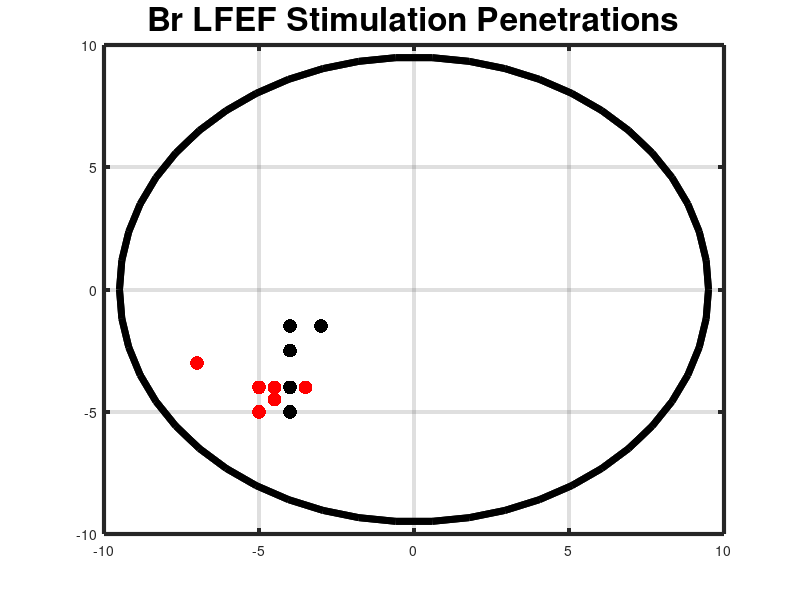

MATLAB code to generate this figure: (Note: this script raises an error after producing the figure.)
% setup variables
dot_size = 100;
sacc_yes = 'r';
sacc_no = 'k';

hold on;

%
% bpLFEFStim2_6_15
%

% variables
bpLFEFStim2_6_15depth = -7200;
bpLFEFStim2_6_15AP = -4;
bpLFEFStim2_6_15ML = -3.5;

% session depth + coordinates
bpLFEFStim2_6_15top = [bpLFEFStim2_6_15ML, bpLFEFStim2_6_15AP, 0];
bpLFEFStim2_6_15bottom = [bpLFEFStim2_6_15ML, bpLFEFStim2_6_15AP, bpLFEFStim2_6_15depth];
bpLFEFStim2_6_15 = [bpLFEFStim2_6_15top;bpLFEFStim2_6_15bottom];
plot3(bpLFEFStim2_6_15(:,1),bpLFEFStim2_6_15(:,2),bpLFEFStim2_6_15(:,3), 'r')

bpLFEFStim2_6_15ch13 = scatter3(bpLFEFStim2_6_15ML, bpLFEFStim2_6_15AP, bpLFEFStim2_6_15depth + 5700, dot_size, sacc_yes, 'filled');
bpLFEFStim2_6_15ch12 = scatter3(bpLFEFStim2_6_15ML, bpLFEFStim2_6_15AP, bpLFEFStim2_6_15depth + 5200, dot_size, sacc_yes, 'filled');
bpLFEFStim2_6_15ch11 = scatter3(bpLFEFStim2_6_15ML, bpLFEFStim2_6_15AP, bpLFEFStim2_6_15depth + 4700, dot_size, sacc_yes, 'filled');
bpLFEFStim2_6_15ch10 = scatter3(bpLFEFStim2_6_15ML, bpLFEFStim2_6_15AP, bpLFEFStim2_6_15depth + 4200, dot_size, sacc_yes, 'filled');
bpLFEFStim2_6_15ch09 = scatter3(bpLFEFStim2_6_15ML, bpLFEFStim2_6_15AP, bpLFEFStim2_6_15depth + 3700, dot_size, sacc_yes, 'filled');
bpLFEFStim2_6_15ch08 = scatter3(bpLFEFStim2_6_15ML, bpLFEFStim2_6_15AP, bpLFEFStim2_6_15depth + 3200, dot_size, sacc_yes, 'filled');
bpLFEFStim2_6_15ch07 = scatter3(bpLFEFStim2_6_15ML, bpLFEFStim2_6_15AP, bpLFEFStim2_6_15depth + 3000, dot_size, sacc_yes, 'filled');
bpLFEFStim2_6_15ch06 = scatter3(bpLFEFStim2_6_15ML, bpLFEFStim2_6_15AP, bpLFEFStim2_6_15depth + 2500, dot_size, sacc_yes, 'filled');
bpLFEFStim2_6_15ch05 = scatter3(bpLFEFStim2_6_15ML, bpLFEFStim2_6_15AP, bpLFEFStim2_6_15depth + 2000, dot_size, sacc_yes, 'filled');
bpLFEFStim2_6_15ch04 = scatter3(bpLFEFStim2_6_15ML, bpLFEFStim2_6_15AP, bpLFEFStim2_6_15depth + 1500, dot_size, sacc_no, 'filled');
bpLFEFStim2_6_15ch03 = scatter3(bpLFEFStim2_6_15ML, bpLFEFStim2_6_15AP, bpLFEFStim2_6_15depth + 1000, dot_size, sacc_yes, 'filled');
bpLFEFStim2_6_15ch02 = scatter3(bpLFEFStim2_6_15ML, bpLFEFStim2_6_15AP, bpLFEFStim2_6_15depth +  500, dot_size, sacc_yes, 'filled');
bpLFEFStim2_6_15ch01 = scatter3(bpLFEFStim2_6_15ML, bpLFEFStim2_6_15AP, bpLFEFStim2_6_15depth +    0, dot_size, sacc_yes, 'filled');

%
% bpLFEFStim2_10_15
%

% variables
bpLFEFStim2_10_15depth = -6475;
bpLFEFStim2_10_15AP = -4;
bpLFEFStim2_10_15ML = -4.5;

% session depth + coordinates
bpLFEFStim2_10_15top = [bpLFEFStim2_10_15ML, bpLFEFStim2_10_15AP, 0];
bpLFEFStim2_10_15bottom = [bpLFEFStim2_10_15ML, bpLFEFStim2_10_15AP, bpLFEFStim2_10_15depth];
bpLFEFStim2_10_15 = [bpLFEFStim2_10_15top;bpLFEFStim2_10_15bottom];
plot3(bpLFEFStim2_10_15(:,1),bpLFEFStim2_10_15(:,2),bpLFEFStim2_10_15(:,3), 'r', 'LineWidth', 2)

bpLFEFStim2_10_15ch06 = scatter3(bpLFEFStim2_10_15ML, bpLFEFStim2_10_15AP, bpLFEFStim2_10_15depth + 3200, dot_size, sacc_yes, 'filled');
bpLFEFStim2_10_15ch05 = scatter3(bpLFEFStim2_10_15ML, bpLFEFStim2_10_15AP, bpLFEFStim2_10_15depth + 2900, dot_size, sacc_yes, 'filled');
bpLFEFStim2_10_15ch04 = scatter3(bpLFEFStim2_10_15ML, bpLFEFStim2_10_15AP, bpLFEFStim2_10_15depth + 2400, dot_size, sacc_yes, 'filled');
bpLFEFStim2_10_15ch03 = scatter3(bpLFEFStim2_10_15ML, bpLFEFStim2_10_15AP, bpLFEFStim2_10_15depth + 2000, dot_size, sacc_yes, 'filled');
bpLFEFStim2_10_15ch02 = scatter3(bpLFEFStim2_10_15ML, bpLFEFStim2_10_15AP, bpLFEFStim2_10_15depth + 1300, dot_size, sacc_yes, 'filled');
bpLFEFStim2_10_15ch01 = scatter3(bpLFEFStim2_10_15ML, bpLFEFStim2_10_15AP, bpLFEFStim2_10_15depth +    0, dot_size,  sacc_no, 'filled');


%
% bpLFEFStim2_19_15
%

% variables
bpLFEFStim2_19_15depth = -4050;
bpLFEFStim2_19_15AP = -4.5;
bpLFEFStim2_19_15ML = -4.5;

% session depth + coordinates
bpLFEFStim2_19_15top = [bpLFEFStim2_19_15ML, bpLFEFStim2_19_15AP, 0];
bpLFEFStim2_19_15bottom = [bpLFEFStim2_19_15ML, bpLFEFStim2_19_15AP, bpLFEFStim2_19_15depth];
bpLFEFStim2_19_15 = [bpLFEFStim2_19_15top;bpLFEFStim2_19_15bottom];
plot3(bpLFEFStim2_19_15(:,1),bpLFEFStim2_19_15(:,2),bpLFEFStim2_19_15(:,3), 'r', 'LineWidth', 2)


bpLFEFStim2_19_15ch10 = scatter3(bpLFEFStim2_19_15ML, bpLFEFStim2_19_15AP, bpLFEFStim2_19_15depth + 3100, dot_size, sacc_yes, 'filled');
bpLFEFStim2_19_15ch09 = scatter3(bpLFEFStim2_19_15ML, bpLFEFStim2_19_15AP, bpLFEFStim2_19_15depth + 2800, dot_size, sacc_yes, 'filled');
bpLFEFStim2_19_15ch08 = scatter3(bpLFEFStim2_19_15ML, bpLFEFStim2_19_15AP, bpLFEFStim2_19_15depth + 2500, dot_size, sacc_yes, 'filled');
bpLFEFStim2_19_15ch07 = scatter3(bpLFEFStim2_19_15ML, bpLFEFStim2_19_15AP, bpLFEFStim2_19_15depth + 2100, dot_size, sacc_yes, 'filled');
bpLFEFStim2_19_15ch06 = scatter3(bpLFEFStim2_19_15ML, bpLFEFStim2_19_15AP, bpLFEFStim2_19_15depth + 1800, dot_size, sacc_yes, 'filled');
bpLFEFStim2_19_15ch05 = scatter3(bpLFEFStim2_19_15ML, bpLFEFStim2_19_15AP, bpLFEFStim2_19_15depth + 1200, dot_size, sacc_yes, 'filled');
bpLFEFStim2_19_15ch04 = scatter3(bpLFEFStim2_19_15ML, bpLFEFStim2_19_15AP, bpLFEFStim2_19_15depth +  900, dot_size, sacc_yes, 'filled');
bpLFEFStim2_19_15ch03 = scatter3(bpLFEFStim2_19_15ML, bpLFEFStim2_19_15AP, bpLFEFStim2_19_15depth +  600, dot_size, sacc_yes, 'filled');
bpLFEFStim2_19_15ch02 = scatter3(bpLFEFStim2_19_15ML, bpLFEFStim2_19_15AP, bpLFEFStim2_19_15depth +  300, dot_size, sacc_yes, 'filled');
bpLFEFStim2_19_15ch01 = scatter3(bpLFEFStim2_19_15ML, bpLFEFStim2_19_15AP, bpLFEFStim2_19_15depth +    0, dot_size, sacc_yes, 'filled');


%
% bpLFEFStim2_27_15
%

% variables
bpLFEFStim2_27_15depth = -4600;
bpLFEFStim2_27_15AP = -4;
bpLFEFStim2_27_15ML = -4;

% session depth + coordinates
bpLFEFStim2_27_15top = [bpLFEFStim2_27_15ML, bpLFEFStim2_27_15AP, 0];
bpLFEFStim2_27_15bottom = [bpLFEFStim2_27_15ML, bpLFEFStim2_27_15AP, bpLFEFStim2_27_15depth];
bpLFEFStim2_27_15 = [bpLFEFStim2_27_15top;bpLFEFStim2_27_15bottom];
plot3(bpLFEFStim2_27_15(:,1),bpLFEFStim2_27_15(:,2),bpLFEFStim2_27_15(:,3), 'r', 'LineWidth', 2)


bpLFEFStim2_27_15ch04 = scatter3(bpLFEFStim2_27_15ML, bpLFEFStim2_27_15AP, bpLFEFStim2_27_15depth + 3300, dot_size, sacc_no, 'filled');
bpLFEFStim2_27_15ch03 = scatter3(bpLFEFStim2_27_15ML, bpLFEFStim2_27_15AP, bpLFEFStim2_27_15depth + 3000, dot_size, sacc_yes, 'filled');
bpLFEFStim2_27_15ch02 = scatter3(bpLFEFStim2_27_15ML, bpLFEFStim2_27_15AP, bpLFEFStim2_27_15depth + 2700, dot_size, sacc_yes, 'filled');
bpLFEFStim2_27_15ch01 = scatter3(bpLFEFStim2_27_15ML, bpLFEFStim2_27_15AP, bpLFEFStim2_27_15depth +    0, dot_size, sacc_yes, 'filled');

%
% bpLFEFStim3_04_15
%

% variables
bpLFEFStim3_04_15depth = -3600;
bpLFEFStim3_04_15AP = -1.5;
bpLFEFStim3_04_15ML = -3;

% session depth + coordinates
bpLFEFStim3_04_15top = [bpLFEFStim3_04_15ML, bpLFEFStim3_04_15AP, 0];
bpLFEFStim3_04_15bottom = [bpLFEFStim3_04_15ML, bpLFEFStim3_04_15AP, bpLFEFStim3_04_15depth];
bpLFEFStim3_04_15 = [bpLFEFStim3_04_15top;bpLFEFStim3_04_15bottom];
plot3(bpLFEFStim3_04_15(:,1),bpLFEFStim3_04_15(:,2),bpLFEFStim3_04_15(:,3), 'r', 'LineWidth', 2)

bpLFEFStim3_04_15ch10 = scatter3(bpLFEFStim3_04_15ML, bpLFEFStim3_04_15AP, bpLFEFStim3_04_15depth + 2500, dot_size, sacc_no, 'filled');
bpLFEFStim3_04_15ch09 = scatter3(bpLFEFStim3_04_15ML, bpLFEFStim3_04_15AP, bpLFEFStim3_04_15depth + 2200, dot_size, sacc_no, 'filled');
bpLFEFStim3_04_15ch08 = scatter3(bpLFEFStim3_04_15ML, bpLFEFStim3_04_15AP, bpLFEFStim3_04_15depth + 1700, dot_size, sacc_no, 'filled');
bpLFEFStim3_04_15ch07 = scatter3(bpLFEFStim3_04_15ML, bpLFEFStim3_04_15AP, bpLFEFStim3_04_15depth + 1500, dot_size, sacc_yes, 'filled');
bpLFEFStim3_04_15ch06 = scatter3(bpLFEFStim3_04_15ML, bpLFEFStim3_04_15AP, bpLFEFStim3_04_15depth + 1200, dot_size, sacc_yes, 'filled');
bpLFEFStim3_04_15ch05 = scatter3(bpLFEFStim3_04_15ML, bpLFEFStim3_04_15AP, bpLFEFStim3_04_15depth + 1000, dot_size, sacc_yes, 'filled');
bpLFEFStim3_04_15ch04 = scatter3(bpLFEFStim3_04_15ML, bpLFEFStim3_04_15AP, bpLFEFStim3_04_15depth +  800, dot_size, sacc_yes, 'filled');
bpLFEFStim3_04_15ch03 = scatter3(bpLFEFStim3_04_15ML, bpLFEFStim3_04_15AP, bpLFEFStim3_04_15depth +  500, dot_size, sacc_yes, 'filled');
bpLFEFStim3_04_15ch02 = scatter3(bpLFEFStim3_04_15ML, bpLFEFStim3_04_15AP, bpLFEFStim3_04_15depth +  200, dot_size, sacc_yes, 'filled');
bpLFEFStim3_04_15ch01 = scatter3(bpLFEFStim3_04_15ML, bpLFEFStim3_04_15AP, bpLFEFStim3_04_15depth +    0, dot_size, sacc_yes, 'filled');


%
% bpLFEFStim3_12_15
%

% variables
bpLFEFStim3_12_15depth = -6800;
bpLFEFStim3_12_15AP = -1.5;
bpLFEFStim3_12_15ML = -4;

% session depth + coordinates
bpLFEFStim3_12_15top = [bpLFEFStim3_12_15ML, bpLFEFStim3_12_15AP, 0];
bpLFEFStim3_12_15bottom = [bpLFEFStim3_12_15ML, bpLFEFStim3_12_15AP, bpLFEFStim3_12_15depth];
bpLFEFStim3_12_15 = [bpLFEFStim3_12_15top;bpLFEFStim3_12_15bottom];
plot3(bpLFEFStim3_12_15(:,1),bpLFEFStim3_12_15(:,2),bpLFEFStim3_12_15(:,3), 'r', 'LineWidth', 2)

bpLFEFStim3_12_15ch16 = scatter3(bpLFEFStim3_12_15ML, bpLFEFStim3_12_15AP, bpLFEFStim3_12_15depth + 5400, dot_size, sacc_no, 'filled');
bpLFEFStim3_12_15ch15 = scatter3(bpLFEFStim3_12_15ML, bpLFEFStim3_12_15AP, bpLFEFStim3_12_15depth + 5000, dot_size, sacc_no, 'filled');
bpLFEFStim3_12_15ch14 = scatter3(bpLFEFStim3_12_15ML, bpLFEFStim3_12_15AP, bpLFEFStim3_12_15depth + 4600, dot_size, sacc_no, 'filled');
bpLFEFStim3_12_15ch13 = scatter3(bpLFEFStim3_12_15ML, bpLFEFStim3_12_15AP, bpLFEFStim3_12_15depth + 4300, dot_size, sacc_no, 'filled');
bpLFEFStim3_12_15ch12 = scatter3(bpLFEFStim3_12_15ML, bpLFEFStim3_12_15AP, bpLFEFStim3_12_15depth + 4000, dot_size, sacc_no, 'filled');
bpLFEFStim3_12_15ch11 = scatter3(bpLFEFStim3_12_15ML, bpLFEFStim3_12_15AP, bpLFEFStim3_12_15depth + 3700, dot_size, sacc_no, 'filled');
bpLFEFStim3_12_15ch10 = scatter3(bpLFEFStim3_12_15ML, bpLFEFStim3_12_15AP, bpLFEFStim3_12_15depth + 3300, dot_size, sacc_no, 'filled');
bpLFEFStim3_12_15ch09 = scatter3(bpLFEFStim3_12_15ML, bpLFEFStim3_12_15AP, bpLFEFStim3_12_15depth + 3000, dot_size, sacc_no, 'filled');
bpLFEFStim3_12_15ch08 = scatter3(bpLFEFStim3_12_15ML, bpLFEFStim3_12_15AP, bpLFEFStim3_12_15depth + 2800, dot_size, sacc_no, 'filled');
bpLFEFStim3_12_15ch07 = scatter3(bpLFEFStim3_12_15ML, bpLFEFStim3_12_15AP, bpLFEFStim3_12_15depth + 2300, dot_size, sacc_no, 'filled');
bpLFEFStim3_12_15ch06 = scatter3(bpLFEFStim3_12_15ML, bpLFEFStim3_12_15AP, bpLFEFStim3_12_15depth + 1900, dot_size, sacc_no, 'filled');
bpLFEFStim3_12_15ch05 = scatter3(bpLFEFStim3_12_15ML, bpLFEFStim3_12_15AP, bpLFEFStim3_12_15depth + 1500, dot_size, sacc_no, 'filled');
bpLFEFStim3_12_15ch04 = scatter3(bpLFEFStim3_12_15ML, bpLFEFStim3_12_15AP, bpLFEFStim3_12_15depth +  800, dot_size, sacc_yes, 'filled');
bpLFEFStim3_12_15ch03 = scatter3(bpLFEFStim3_12_15ML, bpLFEFStim3_12_15AP, bpLFEFStim3_12_15depth +  500, dot_size, sacc_no, 'filled');
bpLFEFStim3_12_15ch02 = scatter3(bpLFEFStim3_12_15ML, bpLFEFStim3_12_15AP, bpLFEFStim3_12_15depth +  200, dot_size, sacc_yes, 'filled');
bpLFEFStim3_12_15ch01 = scatter3(bpLFEFStim3_12_15ML, bpLFEFStim3_12_15AP, bpLFEFStim3_12_15depth +    0, dot_size, sacc_yes, 'filled');

%
% bpLFEFStim3_17_15
%

% variables
bpLFEFStim3_17_15depth = -5700;
bpLFEFStim3_17_15AP = -2.5;
bpLFEFStim3_17_15ML = -4;

% session depth + coordinates
bpLFEFStim3_17_15top = [bpLFEFStim3_17_15ML, bpLFEFStim3_17_15AP, 0];
bpLFEFStim3_17_15bottom = [bpLFEFStim3_17_15ML, bpLFEFStim3_17_15AP, bpLFEFStim3_17_15depth];
bpLFEFStim3_17_15 = [bpLFEFStim3_17_15top;bpLFEFStim3_17_15bottom];
plot3(bpLFEFStim3_17_15(:,1),bpLFEFStim3_17_15(:,2),bpLFEFStim3_17_15(:,3), 'r', 'LineWidth', 2)

bpLFEFStim3_17_15ch05 = scatter3(bpLFEFStim3_17_15ML, bpLFEFStim3_17_15AP, bpLFEFStim3_17_15depth + 4400, dot_size, sacc_no, 'filled');
bpLFEFStim3_17_15ch04 = scatter3(bpLFEFStim3_17_15ML, bpLFEFStim3_17_15AP, bpLFEFStim3_17_15depth + 3400, dot_size, sacc_no, 'filled');
bpLFEFStim3_17_15ch03 = scatter3(bpLFEFStim3_17_15ML, bpLFEFStim3_17_15AP, bpLFEFStim3_17_15depth + 2400, dot_size, sacc_yes, 'filled');
bpLFEFStim3_17_15ch02 = scatter3(bpLFEFStim3_17_15ML, bpLFEFStim3_17_15AP, bpLFEFStim3_17_15depth + 1400, dot_size, sacc_no, 'filled');
bpLFEFStim3_17_15ch01 = scatter3(bpLFEFStim3_17_15ML, bpLFEFStim3_17_15AP, bpLFEFStim3_17_15depth +    0, dot_size, sacc_no, 'filled');


%
% bpLFEFStim3_18_15
%

% variables
bpLFEFStim3_18_15depth = -2100;
bpLFEFStim3_18_15AP = -5;
bpLFEFStim3_18_15ML = -5;

% session depth + coordinates
bpLFEFStim3_18_15top = [bpLFEFStim3_18_15ML, bpLFEFStim3_18_15AP, 0];
bpLFEFStim3_18_15bottom = [bpLFEFStim3_18_15ML, bpLFEFStim3_18_15AP, bpLFEFStim3_18_15depth];
bpLFEFStim3_18_15 = [bpLFEFStim3_18_15top;bpLFEFStim3_18_15bottom];
plot3(bpLFEFStim3_18_15(:,1),bpLFEFStim3_18_15(:,2),bpLFEFStim3_18_15(:,3), 'r')

bpLFEFStim3_18_15ch01 = scatter3(bpLFEFStim3_18_15ML, bpLFEFStim3_18_15AP, bpLFEFStim3_18_15depth +    0, dot_size, sacc_yes, 'filled');

%
% bpLFEFStim3_30_15
%

% variables
bpLFEFStim3_30_15depth = -6000;
bpLFEFStim3_30_15AP = -5;
bpLFEFStim3_30_15ML = -4;

% session depth + coordinates
bpLFEFStim3_30_15top = [bpLFEFStim3_30_15ML, bpLFEFStim3_30_15AP, 0];
bpLFEFStim3_30_15bottom = [bpLFEFStim3_30_15ML, bpLFEFStim3_30_15AP, bpLFEFStim3_30_15depth];
bpLFEFStim3_30_15 = [bpLFEFStim3_30_15top;bpLFEFStim3_30_15bottom];
plot3(bpLFEFStim3_30_15(:,1),bpLFEFStim3_30_15(:,2),bpLFEFStim3_30_15(:,3), 'r')

bpLFEFStim3_30_15ch10 = scatter3(bpLFEFStim3_30_15ML, bpLFEFStim3_30_15AP, bpLFEFStim3_30_15depth + 4500, dot_size, sacc_no, 'filled');
bpLFEFStim3_30_15ch09 = scatter3(bpLFEFStim3_30_15ML, bpLFEFStim3_30_15AP, bpLFEFStim3_30_15depth + 4000, dot_size, sacc_yes, 'filled');
bpLFEFStim3_30_15ch08 = scatter3(bpLFEFStim3_30_15ML, bpLFEFStim3_30_15AP, bpLFEFStim3_30_15depth + 3500, dot_size, sacc_yes, 'filled');
bpLFEFStim3_30_15ch07 = scatter3(bpLFEFStim3_30_15ML, bpLFEFStim3_30_15AP, bpLFEFStim3_30_15depth + 3000, dot_size, sacc_yes, 'filled');
bpLFEFStim3_30_15ch06 = scatter3(bpLFEFStim3_30_15ML, bpLFEFStim3_30_15AP, bpLFEFStim3_30_15depth + 2500, dot_size, sacc_yes, 'filled');
bpLFEFStim3_30_15ch05 = scatter3(bpLFEFStim3_30_15ML, bpLFEFStim3_30_15AP, bpLFEFStim3_30_15depth + 2000, dot_size, sacc_yes, 'filled');
bpLFEFStim3_30_15ch04 = scatter3(bpLFEFStim3_30_15ML, bpLFEFStim3_30_15AP, bpLFEFStim3_30_15depth + 1500, dot_size, sacc_yes, 'filled');
bpLFEFStim3_30_15ch03 = scatter3(bpLFEFStim3_30_15ML, bpLFEFStim3_30_15AP, bpLFEFStim3_30_15depth + 1000, dot_size, sacc_yes, 'filled');
bpLFEFStim3_30_15ch02 = scatter3(bpLFEFStim3_30_15ML, bpLFEFStim3_30_15AP, bpLFEFStim3_30_15depth +  500, dot_size, sacc_yes, 'filled');
bpLFEFStim3_30_15ch01 = scatter3(bpLFEFStim3_30_15ML, bpLFEFStim3_30_15AP, bpLFEFStim3_30_15depth +    0, dot_size, sacc_yes, 'filled');

%
% bpLFEFStim5_13_15
%

% variables
bpLFEFStim5_13_15depth = -6500;
bpLFEFStim5_13_15AP = -4;
bpLFEFStim5_13_15ML = -5;

% session depth + coordinates
bpLFEFStim5_13_15top = [bpLFEFStim5_13_15ML, bpLFEFStim5_13_15AP, 0];
bpLFEFStim5_13_15bottom = [bpLFEFStim5_13_15ML, bpLFEFStim5_13_15AP, bpLFEFStim5_13_15depth];
bpLFEFStim5_13_15 = [bpLFEFStim5_13_15top;bpLFEFStim5_13_15bottom];
plot3(bpLFEFStim5_13_15(:,1),bpLFEFStim5_13_15(:,2),bpLFEFStim5_13_15(:,3), 'r', 'LineWidth', 2)

bpLFEFStim5_13_15ch15 = scatter3(bpLFEFStim5_13_15ML, bpLFEFStim5_13_15AP, bpLFEFStim5_13_15depth + 6500, dot_size, sacc_yes, 'filled');
bpLFEFStim5_13_15ch14 = scatter3(bpLFEFStim5_13_15ML, bpLFEFStim5_13_15AP, bpLFEFStim5_13_15depth + 6200, dot_size, sacc_yes, 'filled');
bpLFEFStim5_13_15ch13 = scatter3(bpLFEFStim5_13_15ML, bpLFEFStim5_13_15AP, bpLFEFStim5_13_15depth + 5900, dot_size, sacc_yes, 'filled');
bpLFEFStim5_13_15ch12 = scatter3(bpLFEFStim5_13_15ML, bpLFEFStim5_13_15AP, bpLFEFStim5_13_15depth + 5500, dot_size, sacc_yes, 'filled');
bpLFEFStim5_13_15ch11 = scatter3(bpLFEFStim5_13_15ML, bpLFEFStim5_13_15AP, bpLFEFStim5_13_15depth + 5000, dot_size, sacc_yes, 'filled');
bpLFEFStim5_13_15ch10 = scatter3(bpLFEFStim5_13_15ML, bpLFEFStim5_13_15AP, bpLFEFStim5_13_15depth + 4500, dot_size, sacc_yes, 'filled');
bpLFEFStim5_13_15ch09 = scatter3(bpLFEFStim5_13_15ML, bpLFEFStim5_13_15AP, bpLFEFStim5_13_15depth + 4000, dot_size, sacc_yes, 'filled');
bpLFEFStim5_13_15ch08 = scatter3(bpLFEFStim5_13_15ML, bpLFEFStim5_13_15AP, bpLFEFStim5_13_15depth + 3500, dot_size, sacc_yes, 'filled');
bpLFEFStim5_13_15ch07 = scatter3(bpLFEFStim5_13_15ML, bpLFEFStim5_13_15AP, bpLFEFStim5_13_15depth + 3000, dot_size, sacc_yes, 'filled');
bpLFEFStim5_13_15ch06 = scatter3(bpLFEFStim5_13_15ML, bpLFEFStim5_13_15AP, bpLFEFStim5_13_15depth + 2500, dot_size, sacc_yes, 'filled');
bpLFEFStim5_13_15ch05 = scatter3(bpLFEFStim5_13_15ML, bpLFEFStim5_13_15AP, bpLFEFStim5_13_15depth + 2000, dot_size, sacc_yes, 'filled');
bpLFEFStim5_13_15ch04 = scatter3(bpLFEFStim5_13_15ML, bpLFEFStim5_13_15AP, bpLFEFStim5_13_15depth + 1500, dot_size, sacc_yes, 'filled');
bpLFEFStim5_13_15ch03 = scatter3(bpLFEFStim5_13_15ML, bpLFEFStim5_13_15AP, bpLFEFStim5_13_15depth + 1000, dot_size, sacc_yes, 'filled');
bpLFEFStim5_13_15ch02 = scatter3(bpLFEFStim5_13_15ML, bpLFEFStim5_13_15AP, bpLFEFStim5_13_15depth +  500, dot_size, sacc_yes, 'filled');
bpLFEFStim5_13_15ch01 = scatter3(bpLFEFStim5_13_15ML, bpLFEFStim5_13_15AP, bpLFEFStim5_13_15depth +    0, dot_size, sacc_yes, 'filled');


%
% bpLFEFStim5_13_15n02
%

% variables
bpLFEFStim5_13_15n02depth = -8500;
bpLFEFStim5_13_15n02AP = -3;
bpLFEFStim5_13_15n02ML = -7;

% session depth + coordinates
bpLFEFStim5_13_15n02top = [bpLFEFStim5_13_15n02ML, bpLFEFStim5_13_15n02AP, 0];
bpLFEFStim5_13_15n02bottom = [bpLFEFStim5_13_15n02ML, bpLFEFStim5_13_15n02AP, bpLFEFStim5_13_15n02depth];
bpLFEFStim5_13_15n02 = [bpLFEFStim5_13_15n02top;bpLFEFStim5_13_15n02bottom];
plot3(bpLFEFStim5_13_15n02(:,1),bpLFEFStim5_13_15n02(:,2),bpLFEFStim5_13_15n02(:,3), 'r', 'LineWidth', 2)

bpLFEFStim5_13_15n02ch08 = scatter3(bpLFEFStim5_13_15n02ML, bpLFEFStim5_13_15n02AP, bpLFEFStim5_13_15n02depth + 3500, dot_size, sacc_yes, 'filled');
bpLFEFStim5_13_15n02ch07 = scatter3(bpLFEFStim5_13_15n02ML, bpLFEFStim5_13_15n02AP, bpLFEFStim5_13_15n02depth + 3000, dot_size, sacc_yes, 'filled');
bpLFEFStim5_13_15n02ch06 = scatter3(bpLFEFStim5_13_15n02ML, bpLFEFStim5_13_15n02AP, bpLFEFStim5_13_15n02depth + 2500, dot_size, sacc_yes, 'filled');
bpLFEFStim5_13_15n02ch05 = scatter3(bpLFEFStim5_13_15n02ML, bpLFEFStim5_13_15n02AP, bpLFEFStim5_13_15n02depth + 2000, dot_size, sacc_yes, 'filled');
bpLFEFStim5_13_15n02ch04 = scatter3(bpLFEFStim5_13_15n02ML, bpLFEFStim5_13_15n02AP, bpLFEFStim5_13_15n02depth + 1500, dot_size, sacc_yes, 'filled');
bpLFEFStim5_13_15n02ch03 = scatter3(bpLFEFStim5_13_15n02ML, bpLFEFStim5_13_15n02AP, bpLFEFStim5_13_15n02depth + 1000, dot_size, sacc_yes, 'filled');
bpLFEFStim5_13_15n02ch02 = scatter3(bpLFEFStim5_13_15n02ML, bpLFEFStim5_13_15n02AP, bpLFEFStim5_13_15n02depth +  500, dot_size, sacc_yes, 'filled');
bpLFEFStim5_13_15n02ch01 = scatter3(bpLFEFStim5_13_15n02ML, bpLFEFStim5_13_15n02AP, bpLFEFStim5_13_15n02depth +    0, dot_size, sacc_no, 'filled');


% plot chamber cylinder
[x1,y1,z1]=cylinder(9.5,50);
[x2,y2,z2]=cylinder(9.5,50);

z1=z1 + 0;
z2= z2 - 10000;
s1=surf(x1,y1,z1, 'LineWidth', 5);
s2=surf(x2,y2,z2, 'LineWidth', 5);

% setup plot dimensions/variables
grid on;
set(gca,'LineWidth',3)
box on;
axis([-10, 10, -10, 10, -10000, 1000])
title('Br LFEF Stimulation Penetrations', 'fontsize', 24);

ax = gca; % current axes
ax.FontSize = 16;
ax.XTick = -10:1:10;
ax.YTick = -10:1:10;
ax.ZTick = -10000:500:1000;

xlabel('Lateral - Medial (mm)', 'fontsize', 24);
xticklabels = {'L10', 'L9', 'L8', 'L7', 'L6', 'L5', 'L4', 'L3',...
    'L2', 'L1', 'ML0', 'M1', 'M2', 'M3', 'M4', 'M5',...
    'M6', 'M7', 'M8', 'M9', 'M10'};
set(gca, 'XTick', xticks, 'XTickLabel', xticklabels(:))

ylabel('Anterior - Posterior (mm)', 'fontsize', 24);
yticklabels = {'P10', 'P9', 'P8', 'P7', 'P6', 'P5', 'P4', 'P3',...
    'P2', 'P1', 'AP0', 'A1', 'A2', 'A3', 'A4', 'A5',...
    'A6', 'A7', 'A8', 'A9', 'A10'};
set(gca, 'YTick', yticks, 'YTickLabel', yticklabels(:))

zlabel('Penetration Depth (?m)', 'fontsize', 24);

set(gcf, 'units', 'norm', 'position', [0 0 .5 .9])
